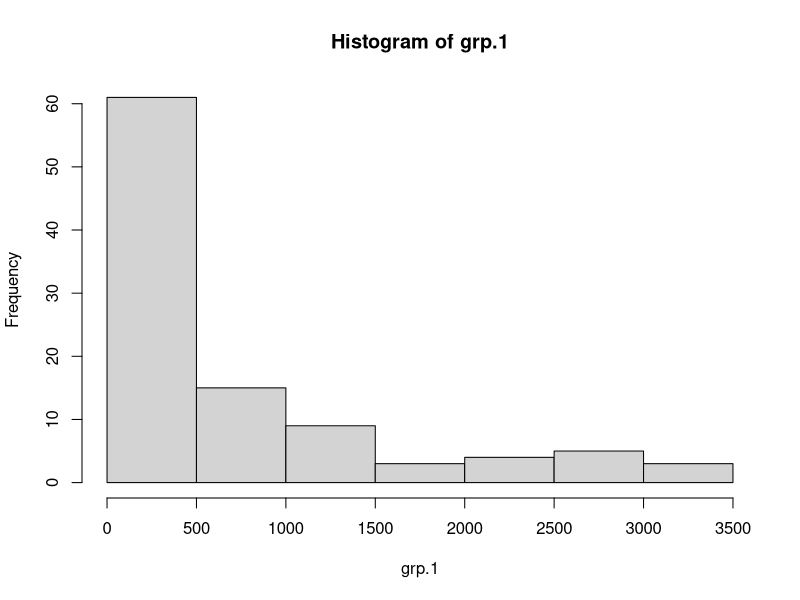
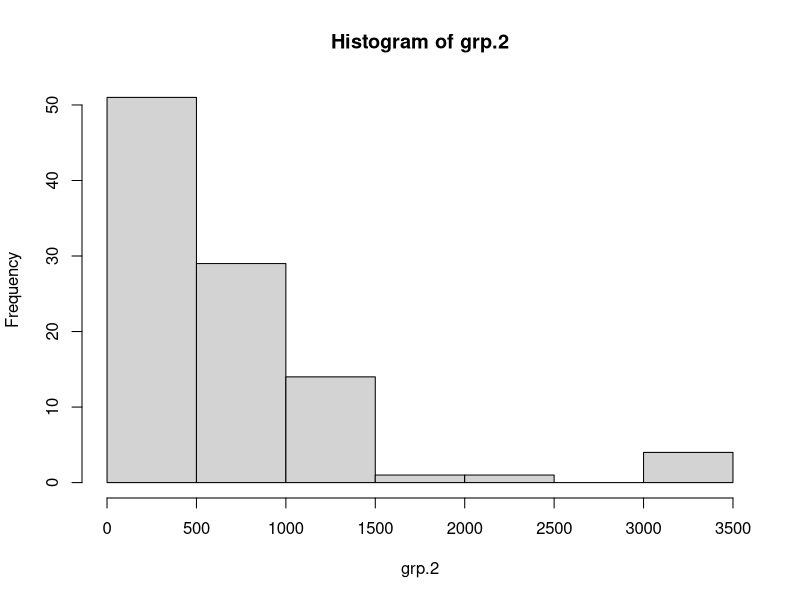
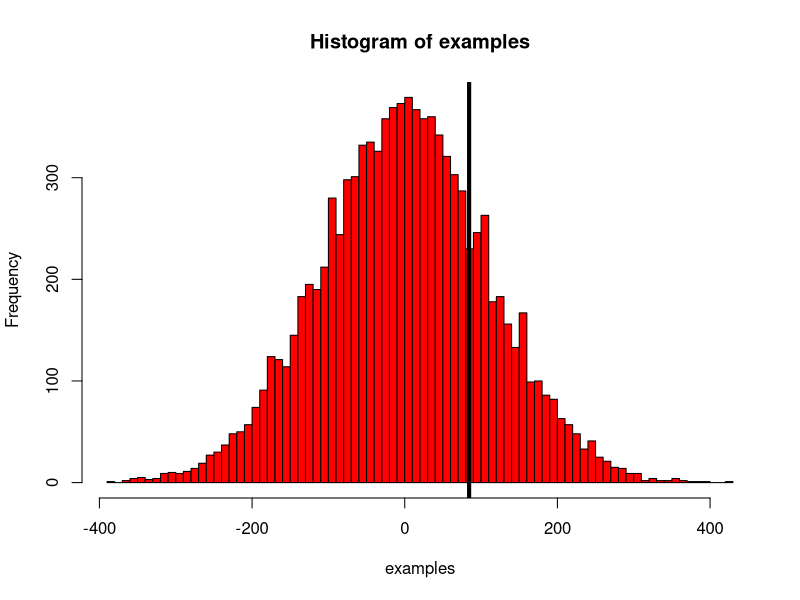

These figures' R source, in order:
####A/B Testing Class 11/30

set.seed(2)
grp.1 <- round(rlnorm(100,6))
grp.2 <- round(rlnorm(100,6))

hist(grp.1)
hist(grp.2)
data <- c(grp.1, grp.2)

l1 <- length(grp.1)
l2 <- length(grp.2)
lt <- l1 + l2
test.diff <- mean(grp.1) - mean(grp.2)

it <- function(n){
  M = NULL
  for (i in 1:n){
    s = sample(data, lt, FALSE)
    m1 = mean(s[1:l1]) - mean(s[(l1+1):lt])
    M = c(M, m1)
  }
  return(M)
}

examples <- it(10000)

par(mfrow = c(1,1))
hist(examples, col = 'red', breaks = 100)
abline(v = test.diff, col = 'black', lwd = 4)

#1 tail test
(sum(examples<test.diff))/10000
(sum(examples>test.diff))/10000
